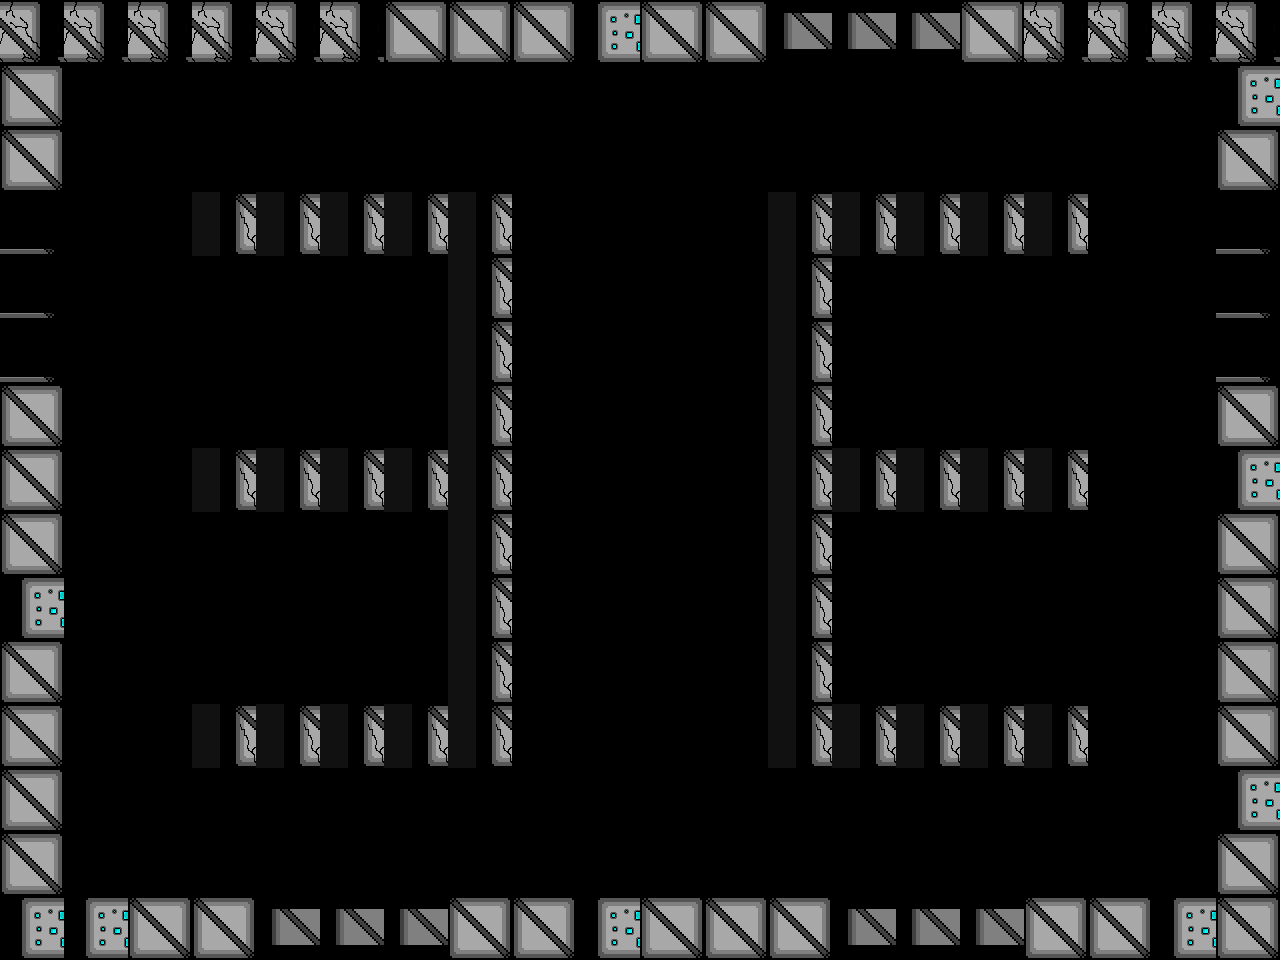

Below is a game level as drawn by its tile map, then a one-line description and the .tmx that defines it (tile-layer data replaced by summaries):
An orthogonal 20x15 tile map with 64x64 px tiles, 1 tile layer (Tile Layer 2) and 8 objects (2x Uno, 2x Assassin, ScrollingBackground, Player, HealthUp, ...).

<map version="1.0" tiledversion="1.1.1" orientation="orthogonal" renderorder="right-down" width="20" height="15" tilewidth="64" tileheight="64" infinite="0" nextobjectid="76">
 <properties>
  <property name="assassin" value="assets/assasin_rightLeftSpritesheet.png" />
  <property name="backgroundEasy" value="assets/backgroundEasy.png" />
  <property name="backgroundHard" value="assets/backgroundHard.png" />
  <property name="backgroundMedium" value="assets/backgroundMedium.png" />
  <property name="boss" value="assets/boss.png" />
  <property name="bossexplosion" value="assets/bossexplosion.png" />
  <property name="damageUp" value="assets/metalBoxCoin.png" />
  <property name="explosion" value="assets/explosion.png" />
  <property name="firingRateUp" value="assets/metalBoxCoin.png" />
  <property name="healthUp" value="assets/metalBoxHeart.png" />
  <property name="largeexplosion" value="assets/largeexplosion.png" />
  <property name="loading" value="assets/loading.png" />
  <property name="moveSpeedUp" value="assets/metalBoxCoin.png" />
  <property name="newborn" value="assets/newborn_spritesheet(h54_w62).png" />
  <property name="player" value="assets/playerSpriteSheetTemp.png" />
  <property name="reward" value="assets/reward1.png" />
  <property name="smallexplosion" value="assets/smallexplosion.png" />
  <property name="uno" value="assets/uno_Static.png" />
 </properties>
 <tileset firstgid="1" name="blocks1" tilewidth="64" tileheight="64" tilecount="14" columns="14">
  <image source="blocks1.png" width="900" height="64" />
 </tileset>
 <objectgroup color="#00ff00" name="Object Layer 1">
  <object id="59" name="Background" type="ScrollingBackground" x="0" y="0" width="64" height="64">
   <properties>
    <property name="numFrames" value="1" />
    <property name="textureHeight" value="960" />
    <property name="textureID" value="backgroundMedium" />
    <property name="textureWidth" value="1280" />
   </properties>
  </object>
  <object id="55" name="Player1" type="Player" x="615.272" y="800.761" width="34" height="64">
   <properties>
    <property name="numFrames" value="6" />
    <property name="textureHeight" value="60" />
    <property name="textureID" value="player" />
    <property name="textureWidth" value="34" />
   </properties>
  </object>
  <object id="66" name="Uno1" type="Uno" x="302.5" y="316.5" width="39" height="51">
   <properties>
    <property name="numFrames" value="2" />
    <property name="textureHeight" value="51" />
    <property name="textureID" value="uno" />
    <property name="textureWidth" value="39" />
   </properties>
  </object>
  <object id="68" name="Uno1" type="Uno" x="940.5" y="592.5" width="39" height="51">
   <properties>
    <property name="numFrames" value="2" />
    <property name="textureHeight" value="51" />
    <property name="textureID" value="uno" />
    <property name="textureWidth" value="39" />
   </properties>
  </object>
  <object id="71" name="HealthUp" type="HealthUp" x="610" y="284" width="64" height="64">
   <properties>
    <property name="numFrames" value="1" />
    <property name="textureHeight" value="64" />
    <property name="textureID" value="healthUp" />
    <property name="textureWidth" value="64" />
   </properties>
  </object>
  <object id="73" name="Assassin1" type="Assassin" x="898.5" y="294.5" width="99" height="99">
   <properties>
    <property name="numFrames" value="4" />
    <property name="textureHeight" value="100" />
    <property name="textureID" value="assassin" />
    <property name="textureWidth" value="100" />
   </properties>
  </object>
  <object id="74" name="Assassin1" type="Assassin" x="298.5" y="562.5" width="99" height="99">
   <properties>
    <property name="numFrames" value="4" />
    <property name="textureHeight" value="100" />
    <property name="textureID" value="assassin" />
    <property name="textureWidth" value="100" />
   </properties>
  </object>
  <object id="75" name="Newborn1" type="Newborn" x="611" y="137" width="62" height="54">
   <properties>
    <property name="numFrames" value="2" />
    <property name="textureHeight" value="54" />
    <property name="textureID" value="newborn" />
    <property name="textureWidth" value="62" />
   </properties>
  </object>
 </objectgroup>
 <layer name="Tile Layer 2" width="20" height="15">
  <properties>
   <property name="collidable" value="" />
  </properties>
  <data>[300 cells, 108 non-empty, 6 distinct tile ids]</data>
 </layer>
</map>
